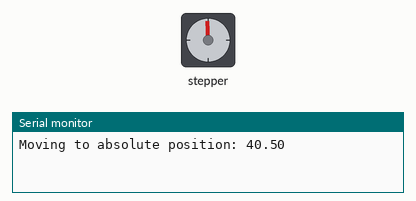
This program was run on a simulated ESP32. Shown: stepper motor, the last lines printed to the serial monitor. Stepper angles assume 2048 steps per turn.

Above: at 0.15 s.
At 7.8 s:
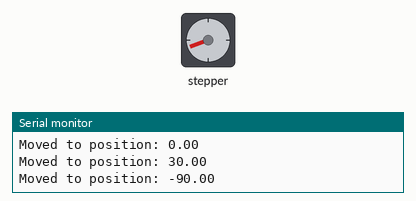
At 17.2 s:
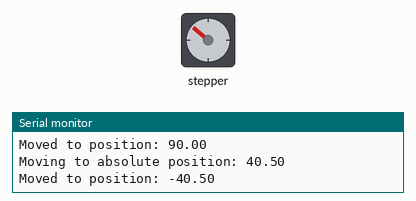
At 36.9 s:
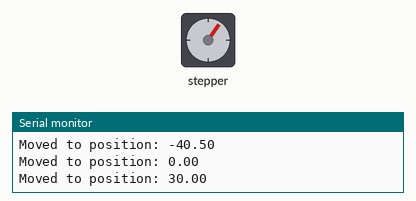
Timing chart, 0 to 40.0 s (numbered marks = the images above):
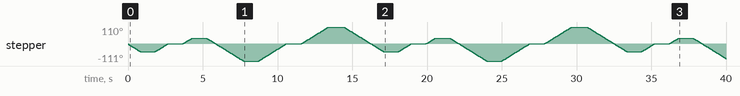

The program:

main.cpp
```cpp
#include <Arduino.h>
#include <Stepper.h>
#include <string.h>
#include <math.h>

#define IN1 19
#define IN2 18
#define IN3 5
#define IN4 17

#define MAX(a, b) ((a) < (b) ? (a) : (b))
#define CLAMP(a, min, max) ((a) < (min) ? (min) : ((a) > (max) ? (max) : (a)))

#define DEBUG 1 // Set to 1 to enable debug mode, 0 to disable

const int stepsPerRevolution = 2048;
const float stepPerDegree = stepsPerRevolution / 270;

float current_pos = 0; // Current position of the stepper motor

bool negative = false;

void Move(float deg);
const char* sanitize(const char *num);

#define MAX_TOKENS 4

// initialize the stepper library
Stepper myStepper(stepsPerRevolution, IN1, IN3, IN2, IN4);

void setup() {
  // set the speed at 5 rpm
  myStepper.setSpeed(10);
  // initialize the serial port
  Serial.begin(115200);
}

void loop() {
  const char* command = nullptr;

  if (Serial.available() || DEBUG) {
    //command = Serial.readStringUntil('\n').c_str();
      const char *command = "40.5";
      const char *cleaned = sanitize(command);
      float angle = atof(cleaned) * (negative ? -1 : 1);
      Serial.print("Moving to absolute position: ");
      Serial.println(angle);

      Move(angle);
      delay(1000);
      Move(0);
      delay(1000);
      Move(-30);
      delay(1000);
      Move(90);
      delay(1000);
      Move(0);
      delay(1000);
      Move(-90);
      delay(1000);
  }
  else {
    Serial.println("Invalid command");
  }
}

void Move(float deg) {
  deg *= -1;
  if (current_pos == deg){
    return;
  }
  // Treat deg as absolute target position, not relative movement
  float target = deg;
  // Clamp the target to the allowed range
  float clamped_target = CLAMP(target, -90.0f, 90.0f);
  float actual_move = clamped_target - current_pos;
  if (fabs(actual_move) < 1e-3) {
    Serial.print("Move ignored: already at limit. Current: ");
    Serial.println(current_pos);
    return;
  }
  int steps = actual_move * stepPerDegree;
  myStepper.step(steps);
  current_pos = clamped_target;
  Serial.print("Moved to position: ");
  Serial.println(current_pos);
}

// Safe sanitize function for Arduino (no malloc, static buffer)
const char* sanitize(const char *num) {
  static char out[16];
  int j = 0;
  negative = false;
  for (int i = 0; num[i] != '\0' && j < (int)sizeof(out)-1; i++) {
    if (num[i] == '-') {
      negative = true;
      continue;
    }
    if (isdigit((unsigned char)num[i]) || num[i] == '.') {
      out[j++] = num[i];
    }
  }
  out[j] = '\0';
  return out;
}
```
